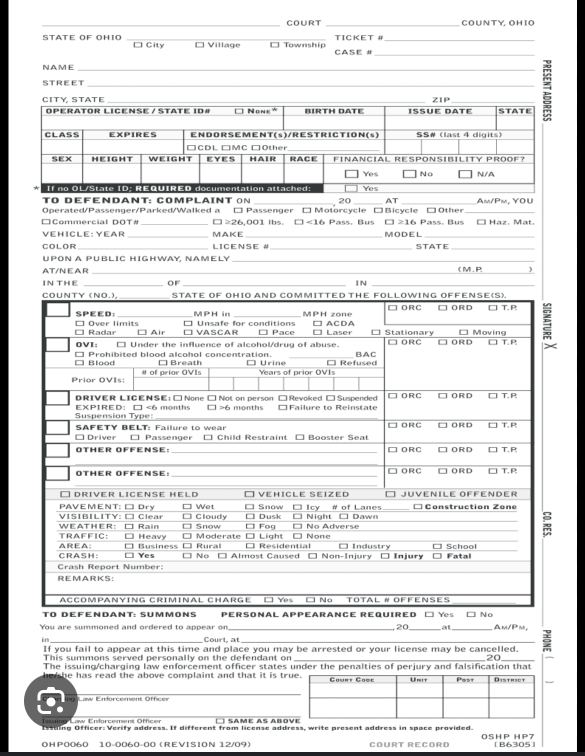
#> input picture data/sample_images/ticket.jpg, 1170 x 1512 px (shown at 1/2 size)
$ python ocr_extractor.py
#> lines starting #> are read from the running program, lines starting #| are printed output that depends on the picture; after the words box and inside, x2 and y2 are one past the last pixel; in counts of white or black regions, pixels touching at a corner belong together
### src/core/image_preprocessor.py
# src/core/image_preprocessor.py
"""
Lesson 3: Preparing Images for OCR
Goal: Make the ticket image cleaner and easier for the computer to read
"""

import cv2
import numpy as np
from pathlib import Path

class ImagePreprocessor:
    """Prepares images for OCR and analysis"""

    def __init__(self):
        self.debug = True

    def load_image(self, image_path):
        """
        Step 1: Load the image
        Teaching point: We load as grayscale for easier processing
        """
        print(f"\n📷 Loading image: {image_path}")


        color_image = cv2.imread(str(image_path))
#> color_image is the input picture: shape (1512, 1170, 3); mean B, G, R 229.3, 229.2, 228.9

        # Load as grayscale for processing
        gray_image = cv2.imread(str(image_path), cv2.IMREAD_GRAYSCALE)

        print(f"✅ Image shape: {gray_image.shape}")
#| ✅ Image shape: (1512, 1170)
        print(f"   Height: {gray_image.shape[0]} pixels")
#|    Height: 1512 pixels
        print(f"   Width: {gray_image.shape[1]} pixels")
#|    Width: 1170 pixels

        if self.debug:
            self._show_image("Original", color_image, wait=False)
            self._show_image("Grayscale", gray_image, wait=False)

        return color_image, gray_image

    def enhance_image(self, gray_image):
        """
        Step 2: Make the image clearer
        Teaching point: OCR works better on high-contrast, clean images
        """
        print("\n🔧 Enhancing image for better OCR...")

        # 1. Remove noise (small dots and imperfections)
        print("  1. Removing noise...")
        denoised = cv2.fastNlMeansDenoising(gray_image, h=10)

        # 2. Increase contrast
        print("  2. Increasing contrast...")
        # CLAHE = Contrast Limited Adaptive Histogram Equalization
        # (fancy name for "make dark things darker, light things lighter")
        clahe = cv2.createCLAHE(clipLimit=2.0, tileGridSize=(8,8))
        contrast = clahe.apply(denoised)
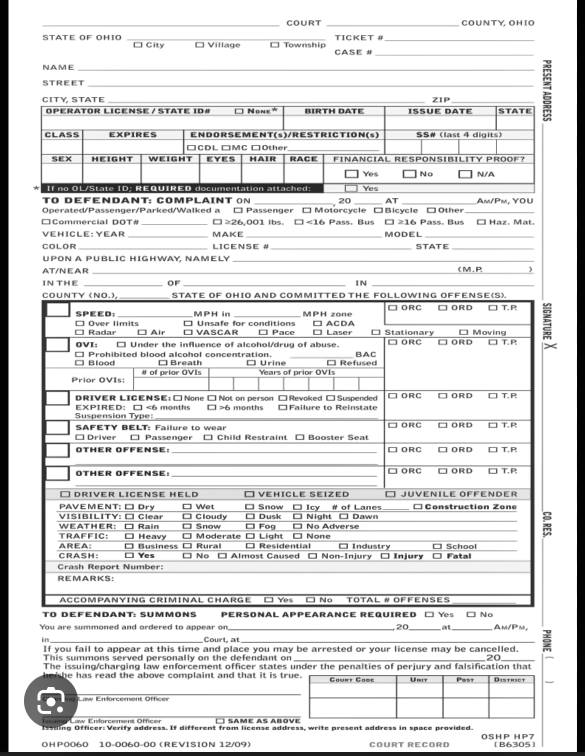
#> contrast: shape (1512, 1170) (shown at 1/2 size); min 3, max 255, mean 223.8

        # 3. Sharpen the image
        print("  3. Sharpening edges...")
        # Create a sharpening kernel
        kernel = np.array([[-1,-1,-1],
                          [-1, 9,-1],
                          [-1,-1,-1]])
        sharpened = cv2.filter2D(contrast, -1, kernel)
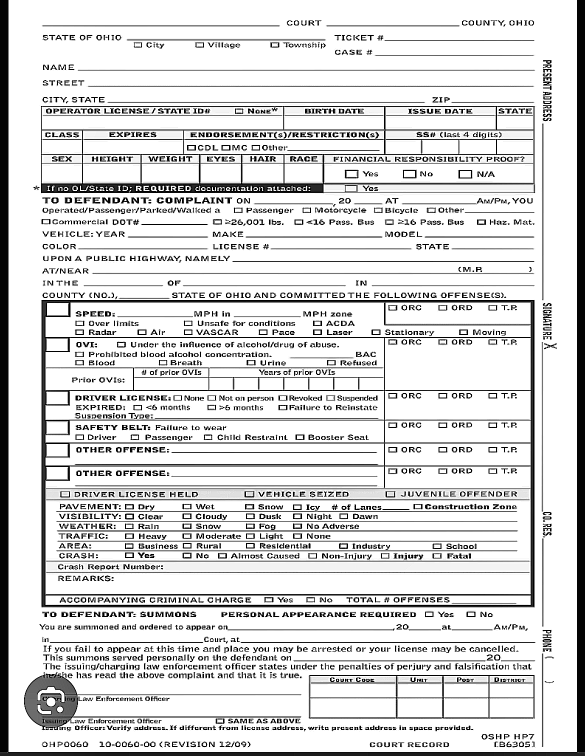
#> sharpened: shape (1512, 1170) (shown at 1/2 size); min 0, max 255, mean 215.7

        if self.debug:
            self._show_image("After Noise Removal", denoised, wait=False)
            self._show_image("After Contrast", contrast, wait=False)
            self._show_image("After Sharpening", sharpened, wait=False)

        return sharpened

    def binarize_image(self, gray_image):
        """
        Step 3: Convert to pure black and white
        Teaching point: This makes text stand out clearly
        """
        print("\n⚪⚫ Converting to black and white...")

        # Method 1: Simple threshold
        # Everything above 127 becomes white (255), below becomes black (0)
        _, simple_binary = cv2.threshold(gray_image, 127, 255, cv2.THRESH_BINARY)
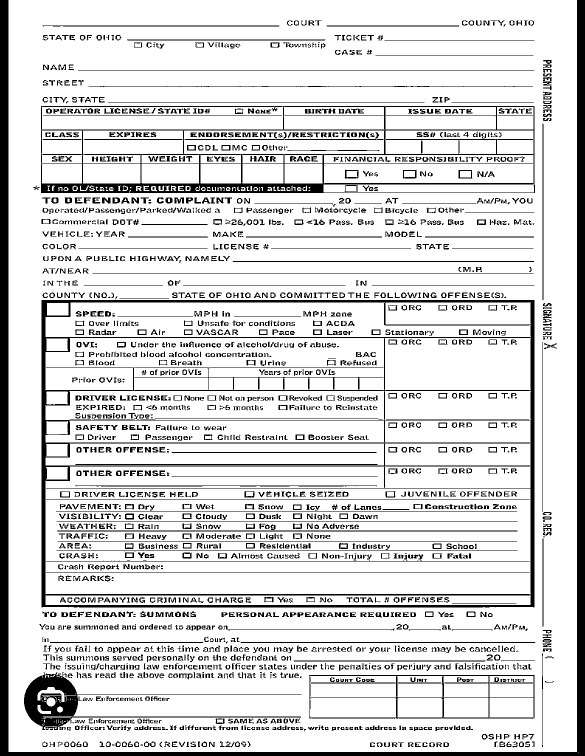
#> simple_binary: shape (1512, 1170) (shown at 1/2 size); 84.7% white; 2431 black regions (351 under 20 px), largest, box (x1, y1, x2, y2) and area: (0, 0, 1170, 1512) 58991, (83, 600, 1069, 1215) 37467, (82, 212, 1070, 386) 21100

        # Method 2: Adaptive threshold
        # Smarter! Adjusts threshold based on local area
        adaptive_binary = cv2.adaptiveThreshold(
            gray_image, 255,
            cv2.ADAPTIVE_THRESH_GAUSSIAN_C,
            cv2.THRESH_BINARY,
            11,
            2
        )
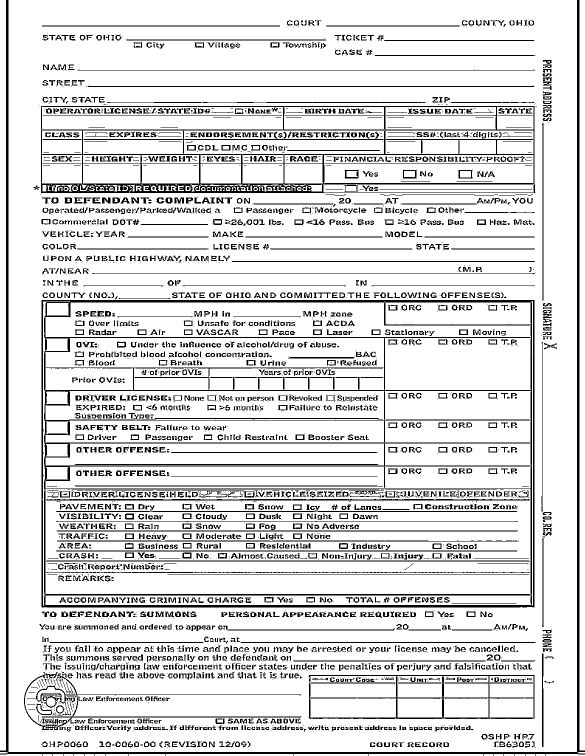
#> adaptive_binary: shape (1512, 1170) (shown at 1/2 size); 85.7% white; black in thin lines or dots

        # Method 3: Otsu's method
        # Automatically finds the best threshold
        _, otsu_binary = cv2.threshold(
            gray_image, 0, 255,
            cv2.THRESH_BINARY + cv2.THRESH_OTSU
        )
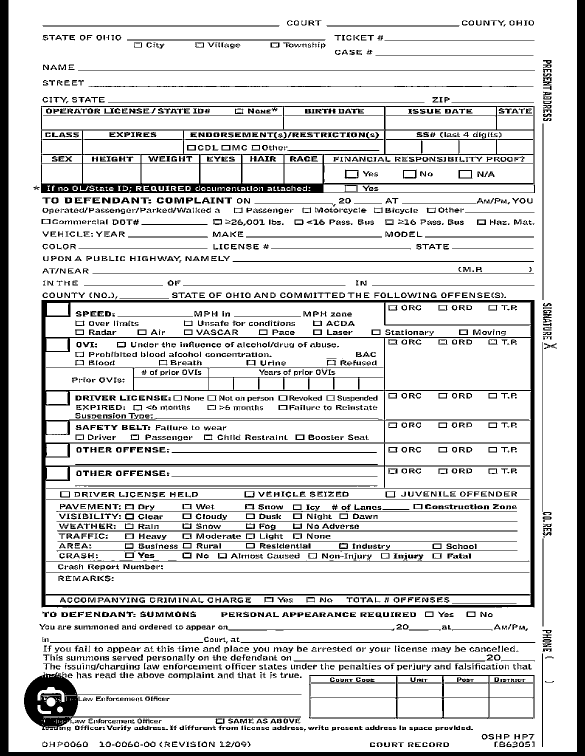
#> otsu_binary: shape (1512, 1170) (shown at 1/2 size); 84.5% white; 2390 black regions (303 under 20 px), largest, box (x1, y1, x2, y2) and area: (0, 0, 1170, 1512) 58992, (83, 600, 1069, 1215) 37593, (82, 212, 1070, 386) 21323

        print(f"  Simple threshold: Fixed at 127")
        print(f"  Otsu's threshold: Automatically chose {_}")
#|   Otsu's threshold: Automatically chose 135.0

        if self.debug:
            self._show_image("Simple Binary", simple_binary, wait=False)
            self._show_image("Adaptive Binary", adaptive_binary, wait=False)
            self._show_image("Otsu Binary", otsu_binary, wait=False)

        return otsu_binary

    def detect_text_regions(self, binary_image):
        """
        Step 4: Find where text is located
        Teaching point: We need to find text areas vs lines/boxes
        """
        print("\n🔍 Finding text regions...")


        contours, hierarchy = cv2.findContours(
            binary_image,
            cv2.RETR_EXTERNAL,  # Only outer contours
            cv2.CHAIN_APPROX_SIMPLE  # Compress contours
        )
#> contours = [[[17, 0], [17, 1503], [1153, 1503], [1153, 0]]]

        print(f"  Found {len(contours)} potential regions")
#|   Found 1 potential regions


        result_image = cv2.cvtColor(binary_image, cv2.COLOR_GRAY2BGR)

        text_regions = []
        for contour in contours:

            x, y, w, h = cv2.boundingRect(contour)


            if w > 20 and h > 10:
                text_regions.append((x, y, w, h))

                cv2.rectangle(result_image, (x, y), (x+w, y+h), (0, 255, 0), 2)
#> this loop made 1 pass
#> (contour, x, y, w, h) on pass 1: ([[17, 0], [17, 1503], [1153, 1503], [1153, 0]], 17, 0, 1137, 1504)
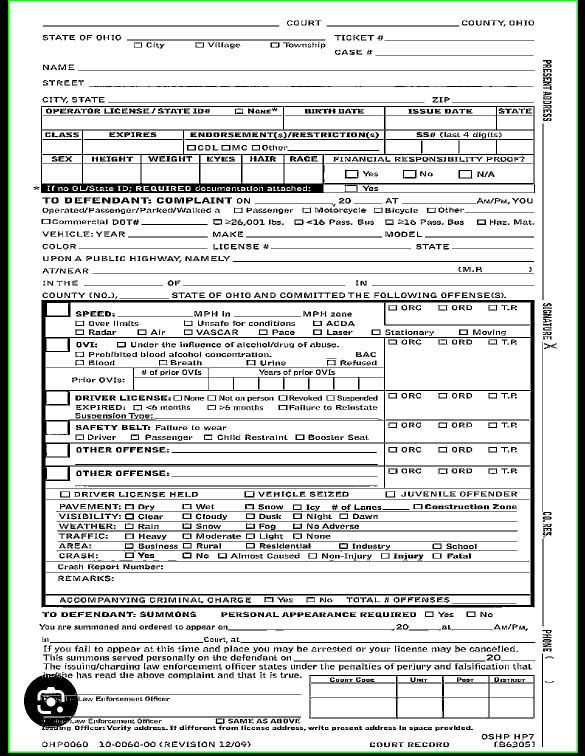
#> result_image: shape (1512, 1170, 3) (shown at 1/2 size); mean B, G, R 214.3, 216.5, 214.3
#> after the loop, text_regions = [(17, 0, 1137, 1504)]

        print(f"  Kept {len(text_regions)} text regions")
#|   Kept 1 text regions
#> (the rest of the program and of its run is left out)
